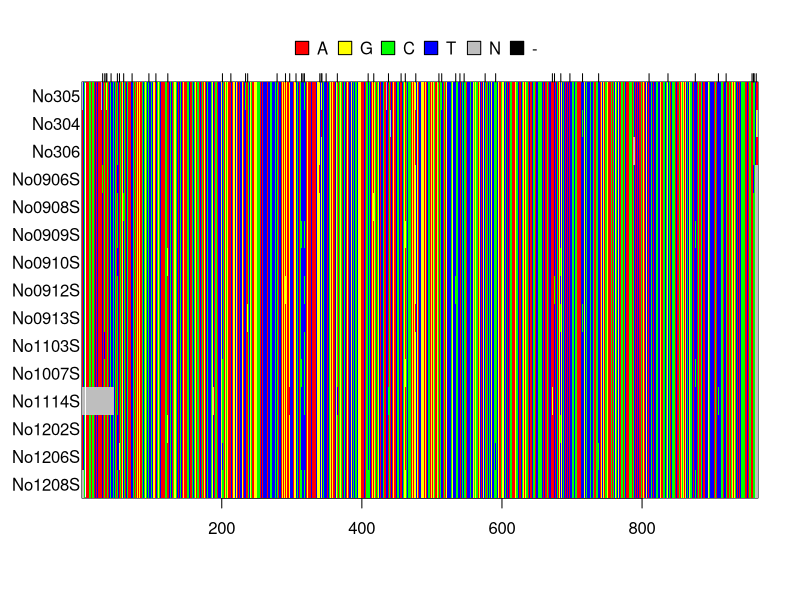
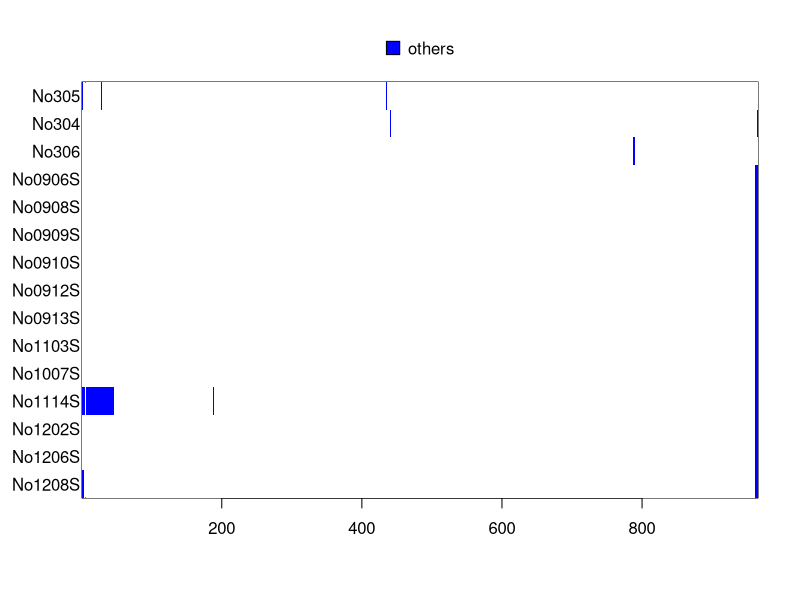
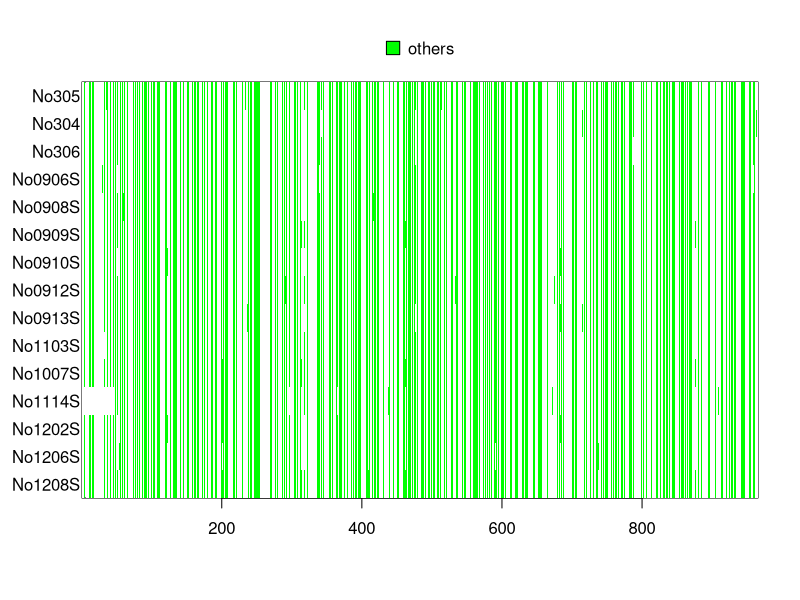
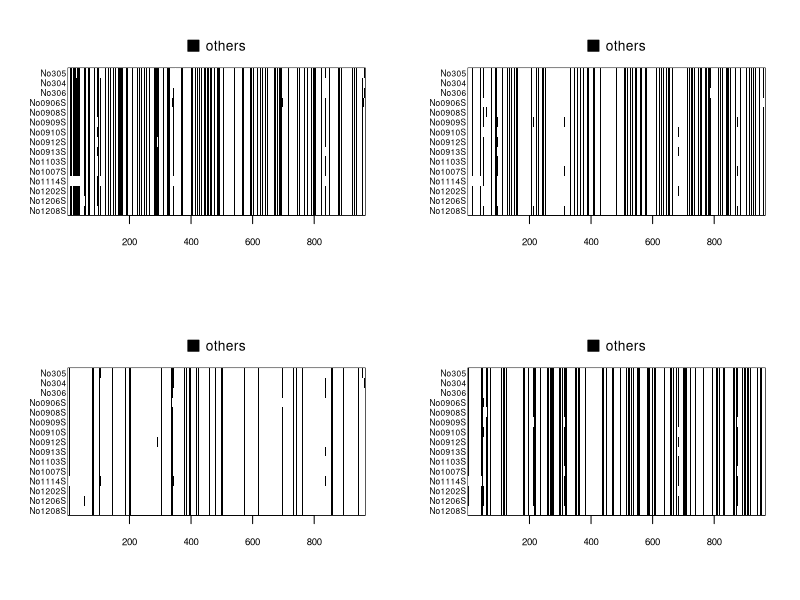
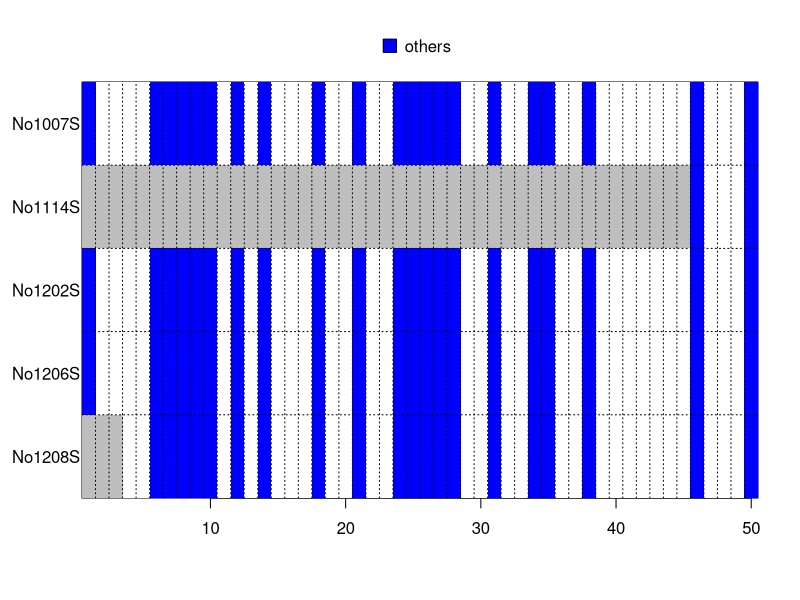
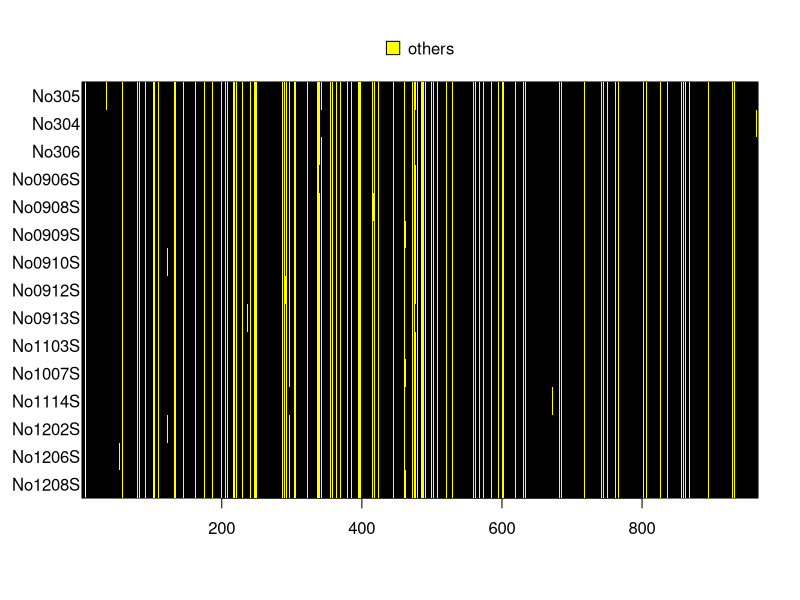

The R source for these figures, in order:
library(ape)


### Name: image.DNAbin
### Title: Plot of DNA Sequence Alignement
### Aliases: image.DNAbin
### Keywords: hplot

### ** Examples

data(woodmouse)
image(woodmouse)
rug(seg.sites(woodmouse), -0.02, 3, 1)
image(woodmouse, "n", "blue") # show missing data
image(woodmouse, c("g", "c"), "green") # G+C
par(mfcol = c(2, 2))
### barcoding style:
for (x in c("a", "g", "c", "t"))
    image(woodmouse, x, "black", cex.lab = 0.5, cex.axis = 0.7)
par(mfcol = c(1, 1))
### zoom on a portion of the data:
image(woodmouse[11:15, 1:50], c("a", "n"), c("blue", "grey"))
grid(50, 5, col = "black")
### see the guanines on a black background:
image(woodmouse, "g", "yellow", "black")
